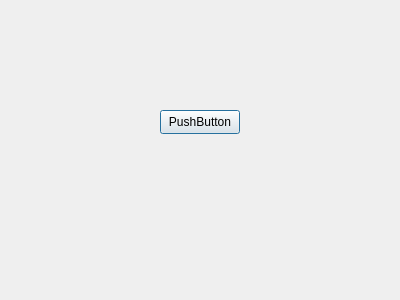
<?xml version="1.0" encoding="UTF-8"?>
<ui version="4.0">
 <class>test</class>
 <widget class="QDialog" name="test">
  <property name="geometry">
   <rect>
    <x>0</x>
    <y>0</y>
    <width>400</width>
    <height>300</height>
   </rect>
  </property>
  <property name="windowTitle">
   <string>Dialog</string>
  </property>
  <widget class="QPushButton" name="pushButton">
   <property name="geometry">
    <rect>
     <x>160</x>
     <y>110</y>
     <width>80</width>
     <height>24</height>
    </rect>
   </property>
   <property name="text">
    <string>PushButton</string>
   </property>
  </widget>
 </widget>
 <resources/>
 <connections/>
</ui>
